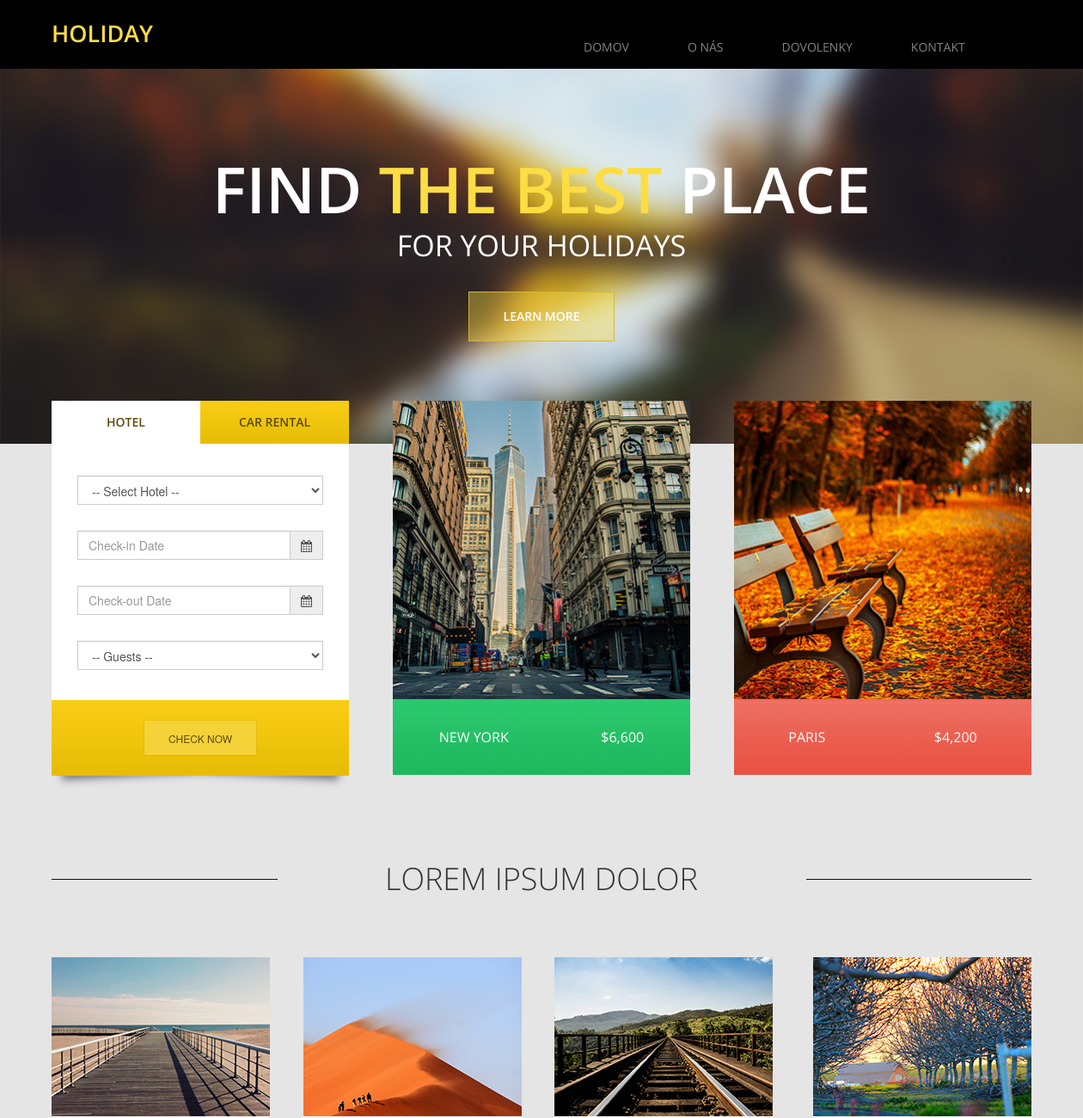
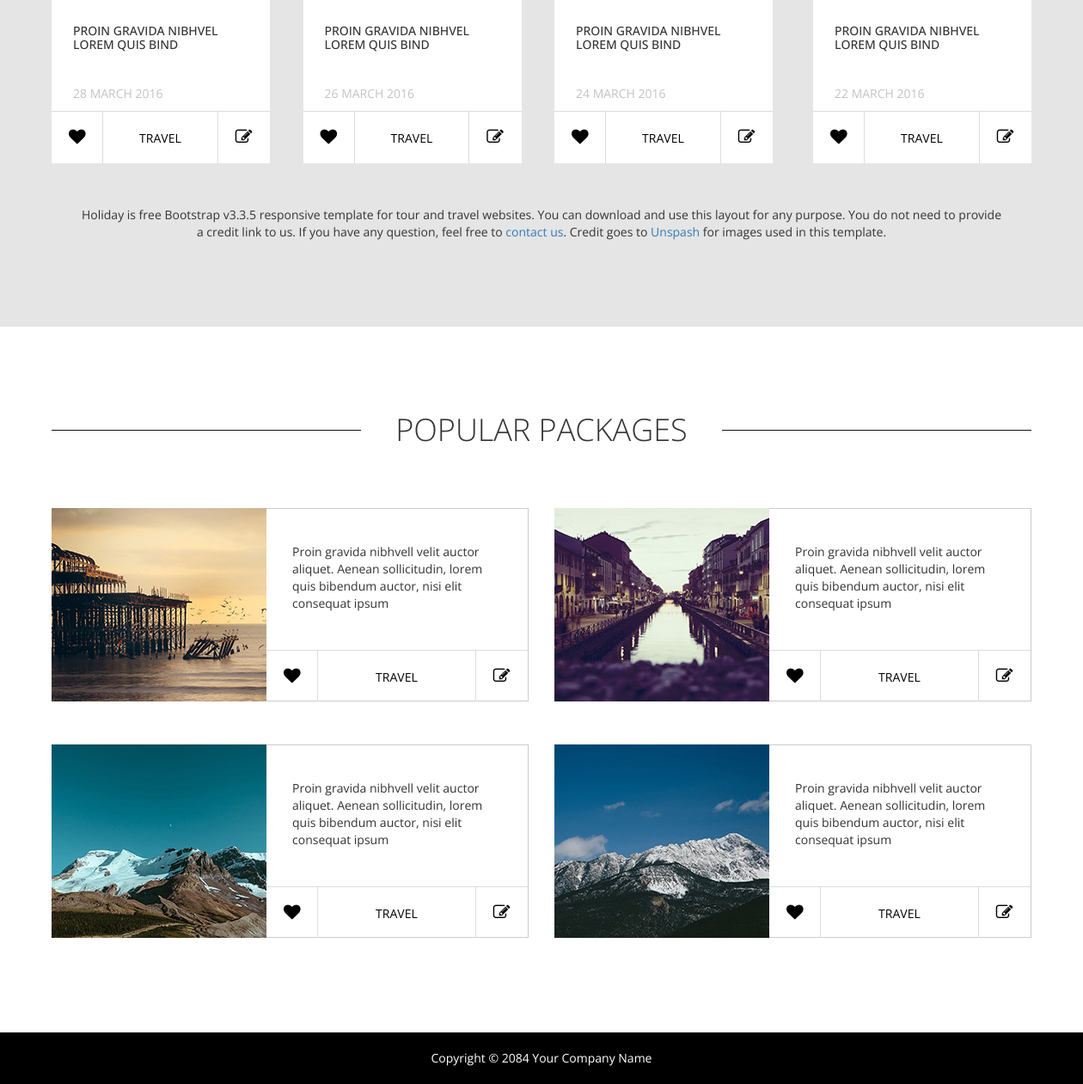
The page / on the database its author committed (2 pictures, top to bottom).
### tables this page shows
CREATE TABLE `menu` (
  `id` int(11) NOT NULL,
  `sys_nazov` varchar(20) NOT NULL,
  `zobrazene_nazov` varchar(20) NOT NULL,
  `cesta` varchar(20) NOT NULL,
  `vytvorene` varchar(30) NOT NULL,
  `upravene` varchar(30) NOT NULL
);

### db.php (called while the page is built, shortened)
<?php
class DB
{
    private $connection;
    public function __construct($host, $dbNazov, $username, $password, $port = '')
    {
        try {
            $this->connection = new \PDO("mysql:host=$host;dbname=$dbNazov;port=$port", $username, $password);
            $this->connection->setAttribute(\PDO::ATTR_ERRMODE, \PDO::ERRMODE_EXCEPTION);
        } catch (\PDOException $e) {
            echo "Connection failed: " . $e->getMessage();
        }
    }
    public function getMenuItems() {
        $menuItems = [];
        $sql = "SELECT * FROM menu";
        try {
            $query = $this->connection->query($sql);
            while ($row = $query->fetch()) {
                $menuItems[] = [
                    'nazov' => $row['zobrazene_nazov'],
                    'url' => $row['cesta']
                ];
            }
            return $menuItems;
        } catch (\PDOException $e) {
            return [];
        }
    }
}

### index.php (the view, shortened to what this page needs)
<?php
$db = $GLOBALS['db'];
$menu = $db->getMenuItems();
?>
<!DOCTYPE html>
<html lang="en">
<head>
  <link href="css/font-awesome.min.css" rel="stylesheet">
  <link href="css/bootstrap.min.css" rel="stylesheet">
  <link href="css/bootstrap-datetimepicker.min.css" rel="stylesheet">
  <link href="css/flexslider.css" rel="stylesheet">
  <link href="css/templatemo-style.css" rel="stylesheet">
  </head>
  <body class="tm-gray-bg">
  	<div class="tm-header">
  		<div class="container">
  			<div class="row">
  				<div class="col-lg-6 col-md-4 col-sm-3 tm-site-name-container">
  					<a href="#" class="tm-site-name">Holiday</a>
  				</div>
	  			<div class="col-lg-6 col-md-8 col-sm-9">
	  				<nav class="tm-nav">
						<ul>
                            <?php
                                foreach ($menu as $item) {
                                    echo '<li><a href="'.$item['url'].'">'.$item['nazov'].'</a></li>';
                                }
                            ?>
						</ul>
					</nav>
	  			</div>
  			</div>
  		</div>
  	</div>
	<section class="tm-banner">
		<div class="flexslider flexslider-banner">
		  <ul class="slides">
		    <li>
			    <div class="tm-banner-inner">
					<h1 class="tm-banner-title">Find <span class="tm-yellow-text">The Best</span> Place</h1>
					<p class="tm-banner-subtitle">For Your Holidays</p>
					<a href="#more" class="tm-banner-link">Learn More</a>
				</div>
				<img src="img/banner-1.jpg" alt="Image" />
		    </li>
		  </ul>
		</div>
	</section>
	<section class="container tm-home-section-1" id="more">
		<div class="row">
			<div class="col-lg-4 col-md-4 col-sm-6">
				<div class="tm-home-box-1">
					<ul class="nav nav-tabs tm-white-bg" role="tablist" id="hotelCarTabs">
					    <li role="presentation" class="active">
					    	<a href="#hotel" aria-controls="hotel" role="tab" data-toggle="tab">Hotel</a>
					    </li>
					    <li role="presentation">
					    	<a href="#car" aria-controls="car" role="tab" data-toggle="tab">Car Rental</a>
					    </li>
					</ul>
					<div class="tab-content">
					    <div role="tabpanel" class="tab-pane fade in active tm-white-bg" id="hotel">
					    	<div class="tm-search-box effect2">
								<form action="#" method="post" class="hotel-search-form">
									<div class="tm-form-inner">
										<div class="form-group">
							            	 <select class="form-control">
							            	 	<option value="">-- Select Hotel -- </option>
											</select>
							          	</div>
							          	<div class="form-group">
							                <div class='input-group date' id='datetimepicker1'>
							                    <input type='text' class="form-control" placeholder="Check-in Date" />
							                    <span class="input-group-addon">
							                        <span class="fa fa-calendar"></span>
							                    </span>
							                </div>
							            </div>
							          	<div class="form-group">
							                <div class='input-group date' id='datetimepicker2'>
							                    <input type='text' class="form-control" placeholder="Check-out Date" />
							                    <span class="input-group-addon">
							                        <span class="fa fa-calendar"></span>
							                    </span>
							                </div>
							            </div>
							            <div class="form-group margin-bottom-0">
							                <select class="form-control">
							            	 	<option value="">-- Guests -- </option>
											</select>
							            </div>
									</div>
						            <div class="form-group tm-yellow-gradient-bg text-center">
						            	<button type="submit" name="submit" class="tm-yellow-btn">Check Now</button>
						            </div>
								</form>
							</div>
					    </div>
					</div>
				</div>
			</div>
			<div class="col-lg-4 col-md-4 col-sm-6">
				<div class="tm-home-box-1 tm-home-box-1-2 tm-home-box-1-center">
					<img src="img/index-01.jpg" alt="image" class="img-responsive">
					<a href="#">
						<div class="tm-green-gradient-bg tm-city-price-container">
							<span>New York</span>
							<span>$6,600</span>
						</div>
					</a>
				</div>
			</div>
			<div class="col-lg-4 col-md-4 col-sm-6">
				<div class="tm-home-box-1 tm-home-box-1-2 tm-home-box-1-right">
					<img src="img/index-02.jpg" alt="image" class="img-responsive">
					<a href="#">
						<div class="tm-red-gradient-bg tm-city-price-container">
							<span>Paris</span>
							<span>$4,200</span>
						</div>
					</a>
				</div>
			</div>
		</div>
		<div class="section-margin-top">
			<div class="row">
				<div class="tm-section-header">
					<div class="col-lg-3 col-md-3 col-sm-3"><hr></div>
					<div class="col-lg-6 col-md-6 col-sm-6"><h2 class="tm-section-title">Lorem Ipsum Dolor</h2></div>
					<div class="col-lg-3 col-md-3 col-sm-3"><hr></div>
				</div>
			</div>
			<div class="row">
				<div class="col-lg-3 col-md-3 col-sm-6 col-xs-6 col-xxs-12">
					<div class="tm-home-box-2">
						<img src="img/index-03.jpg" alt="image" class="img-responsive">
						<h3>Proin Gravida Nibhvel Lorem Quis Bind</h3>
						<p class="tm-date">28 March 2016</p>
						<div class="tm-home-box-2-container">
							<a href="#" class="tm-home-box-2-link"><i class="fa fa-heart tm-home-box-2-icon border-right"></i></a>
							<a href="#" class="tm-home-box-2-link"><span class="tm-home-box-2-description">Travel</span></a>
							<a href="#" class="tm-home-box-2-link"><i class="fa fa-edit tm-home-box-2-icon border-left"></i></a>
						</div>
					</div>
				</div>
				<div class="col-lg-3 col-md-3 col-sm-6 col-xs-6 col-xxs-12">
					<div class="tm-home-box-2">
					    <img src="img/index-04.jpg" alt="image" class="img-responsive">
						<h3>Proin Gravida Nibhvel Lorem Quis Bind</h3>
						<p class="tm-date">26 March 2016</p>
						<div class="tm-home-box-2-container">
							<a href="#" class="tm-home-box-2-link"><i class="fa fa-heart tm-home-box-2-icon border-right"></i></a>
							<a href="#" class="tm-home-box-2-link"><span class="tm-home-box-2-description">Travel</span></a>
							<a href="#" class="tm-home-box-2-link"><i class="fa fa-edit tm-home-box-2-icon border-left"></i></a>
						</div>
					</div>
				</div>
				<div class="col-lg-3 col-md-3 col-sm-6 col-xs-6 col-xxs-12">
					<div class="tm-home-box-2">
					    <img src="img/index-05.jpg" alt="image" class="img-responsive">
						<h3>Proin Gravida Nibhvel Lorem Quis Bind</h3>
						<p class="tm-date">24 March 2016</p>
						<div class="tm-home-box-2-container">
							<a href="#" class="tm-home-box-2-link"><i class="fa fa-heart tm-home-box-2-icon border-right"></i></a>
							<a href="#" class="tm-home-box-2-link"><span class="tm-home-box-2-description">Travel</span></a>
							<a href="#" class="tm-home-box-2-link"><i class="fa fa-edit tm-home-box-2-icon border-left"></i></a>
						</div>
					</div>
				</div>
				<div class="col-lg-3 col-md-3 col-sm-6 col-xs-6 col-xxs-12">
					<div class="tm-home-box-2 tm-home-box-2-right">
					    <img src="img/index-06.jpg" alt="image" class="img-responsive">
						<h3>Proin Gravida Nibhvel Lorem Quis Bind</h3>
						<p class="tm-date">22 March 2016</p>
						<div class="tm-home-box-2-container">
							<a href="#" class="tm-home-box-2-link"><i class="fa fa-heart tm-home-box-2-icon border-right"></i></a>
							<a href="#" class="tm-home-box-2-link"><span class="tm-home-box-2-description">Travel</span></a>
							<a href="#" class="tm-home-box-2-link"><i class="fa fa-edit tm-home-box-2-icon border-left"></i></a>
						</div>
					</div>
				</div>
			</div>
			<div class="row">
				<div class="col-lg-12">
					<p class="home-description">Holiday is free Bootstrap v3.3.5 responsive template for tour and travel websites. You can download and use this layout for any purpose. You do not need to provide a credit link to us. If you have any question, feel free to <a href="http://www.facebook.com/templatemo" target="_parent">contact us</a>. Credit goes to <a rel="nofollow" href="http://unsplash.com" target="_parent">Unspash</a> for images used in this template.</p>
				</div>
			</div>
		</div>
	</section>
	<section class="tm-white-bg section-padding-bottom">
		<div class="container">
			<div class="row">
				<div class="tm-section-header section-margin-top">
					<div class="col-lg-4 col-md-3 col-sm-3"><hr></div>
					<div class="col-lg-4 col-md-6 col-sm-6"><h2 class="tm-section-title">Popular Packages</h2></div>
					<div class="col-lg-4 col-md-3 col-sm-3"><hr></div>
				</div>
				<div class="col-lg-6">
					<div class="tm-home-box-3">
						<div class="tm-home-box-3-img-container">
							<img src="img/index-07.jpg" alt="image" class="img-responsive">
						</div>
						<div class="tm-home-box-3-info">
							<p class="tm-home-box-3-description">Proin gravida nibhvell velit auctor aliquet. Aenean sollicitudin, lorem quis bibendum auctor, nisi elit consequat ipsum</p>
					        <div class="tm-home-box-2-container">
							<a href="#" class="tm-home-box-2-link"><i class="fa fa-heart tm-home-box-2-icon border-right"></i></a>
							<a href="#" class="tm-home-box-2-link"><span class="tm-home-box-2-description box-3">Travel</span></a>
							<a href="#" class="tm-home-box-2-link"><i class="fa fa-edit tm-home-box-2-icon border-left"></i></a>
						</div>
						</div>
					</div>
			     </div>
			     <div class="col-lg-6">
			        <div class="tm-home-box-3">
						<div class="tm-home-box-3-img-container">
							<img src="img/index-08.jpg" alt="image" class="img-responsive">
						</div>
						<div class="tm-home-box-3-info">
							<p class="tm-home-box-3-description">Proin gravida nibhvell velit auctor aliquet. Aenean sollicitudin, lorem quis bibendum auctor, nisi elit consequat ipsum</p>
					        <div class="tm-home-box-2-container">
							<a href="#" class="tm-home-box-2-link"><i class="fa fa-heart tm-home-box-2-icon border-right"></i></a>
							<a href="#" class="tm-home-box-2-link"><span class="tm-home-box-2-description box-3">Travel</span></a>
							<a href="#" class="tm-home-box-2-link"><i class="fa fa-edit tm-home-box-2-icon border-left"></i></a>
						</div>
						</div>
					</div>
				</div>
				<div class="col-lg-6">
				    <div class="tm-home-box-3">
						<div class="tm-home-box-3-img-container">
							<img src="img/index-09.jpg" alt="image" class="img-responsive">
						</div>
						<div class="tm-home-box-3-info">
							<p class="tm-home-box-3-description">Proin gravida nibhvell velit auctor aliquet. Aenean sollicitudin, lorem quis bibendum auctor, nisi elit consequat ipsum</p>
					        <div class="tm-home-box-2-container">
							<a href="#" class="tm-home-box-2-link"><i class="fa fa-heart tm-home-box-2-icon border-right"></i></a>
							<a href="#" class="tm-home-box-2-link"><span class="tm-home-box-2-description box-3">Travel</span></a>
							<a href="#" class="tm-home-box-2-link"><i class="fa fa-edit tm-home-box-2-icon border-left"></i></a>
						</div>
						</div>
					</div>
			    </div>
			    <div class="col-lg-6">
			        <div class="tm-home-box-3">
						<div class="tm-home-box-3-img-container">
							<img src="img/index-10.jpg" alt="image" class="img-responsive">
						</div>
						<div class="tm-home-box-3-info">
							<p class="tm-home-box-3-description">Proin gravida nibhvell velit auctor aliquet. Aenean sollicitudin, lorem quis bibendum auctor, nisi elit consequat ipsum</p>
					        <div class="tm-home-box-2-container">
							<a href="#" class="tm-home-box-2-link"><i class="fa fa-heart tm-home-box-2-icon border-right"></i></a>
							<a href="#" class="tm-home-box-2-link"><span class="tm-home-box-2-description box-3">Travel</span></a>
							<a href="#" class="tm-home-box-2-link"><i class="fa fa-edit tm-home-box-2-icon border-left"></i></a>
						</div>
						</div>
					</div>
			   	</div>
			</div>
		</div>
	</section>
	<footer class="tm-black-bg">
		<div class="container">
			<div class="row">
				<p class="tm-copyright-text">Copyright &copy; 2084 Your Company Name</p>
			</div>
		</div>
	</footer>
 </body>
 </html>

### css/flexslider.css (style rules this page uses)
.slides, .slides > li, .flex-control-nav, .flex-direction-nav { margin: 0; padding: 0; list-style: none; }
.flexslider { margin: 0; padding: 0; }
.flexslider .slides > li { display: none; -webkit-backface-visibility: hidden; }
.flexslider .slides img { width: 100%; display: block; }
.flexslider .slides:after { content: "\0020"; display: block; clear: both; visibility: hidden; line-height: 0; height: 0; }
.flexslider { margin: 0 0 60px; background: #ffffff; border: 4px solid #ffffff; position: relative; zoom: 1; -webkit-border-radius: 4px; -moz-border-radius: 4px; border-radius: 4px; -webkit-box-shadow: '' 0 1px 4px rgba(0, 0, 0, 0.2); -moz-box-shadow: '' 0 1px 4px rgba(0, 0, 0, 0.2); -o-box-shadow: '' 0 1px 4px rgba(0, 0, 0, 0.2); box-shadow: '' 0 1px 4px rgba(0, 0, 0, 0.2); }
.flexslider .slides { zoom: 1; }
.flexslider .slides img { height: auto; }

### rows shown on the page
menu: zobrazene_nazov "DOMOV"
menu: zobrazene_nazov "O NÁS"
menu: zobrazene_nazov "DOVOLENKY"
menu: zobrazene_nazov "KONTAKT"
